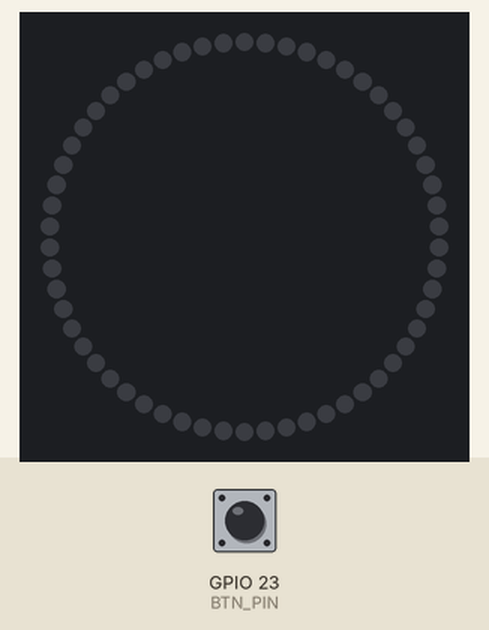
A sketch run on a simulated ESP32. On the bench: 58 RGB LEDs in a ring, first at the top, clockwise. The test bench sets the inputs (shaded band); at power-on: GPIO 23 (BTN_PIN) LOW. Dim RGB values are drawn brighter than linear.

Above: at 1.2 s.
1.3 s: GPIO 23 (BTN_PIN) pulled HIGH for 0.15 s
At 1.6 s:
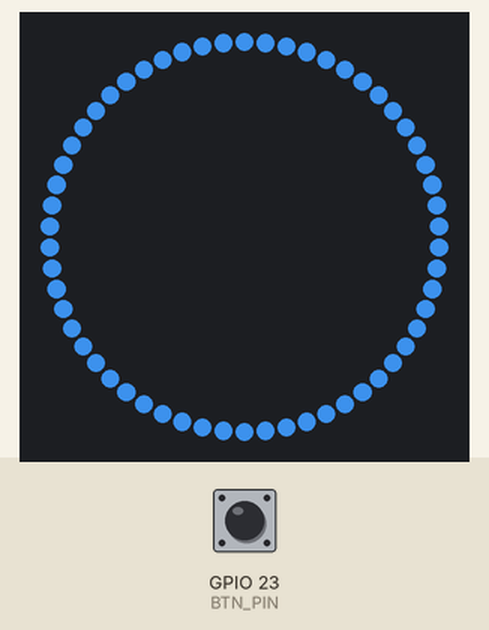
2.9 s: GPIO 23 (BTN_PIN) pulled HIGH for 1 s
At 3.05 s:
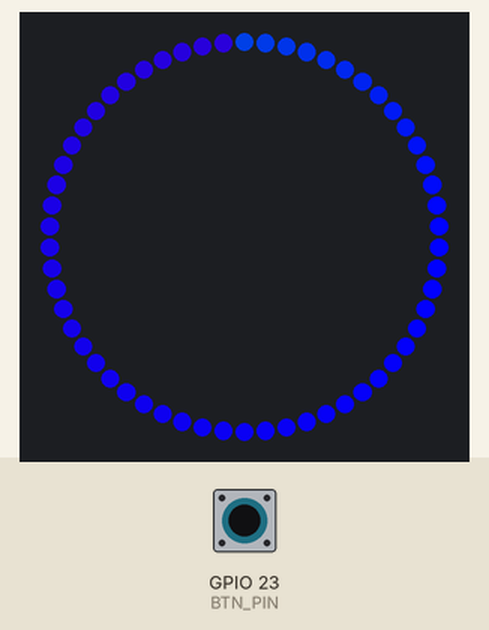
4.5 s: GPIO 23 (BTN_PIN) pulled HIGH for 0.15 s
At 5.2 s:
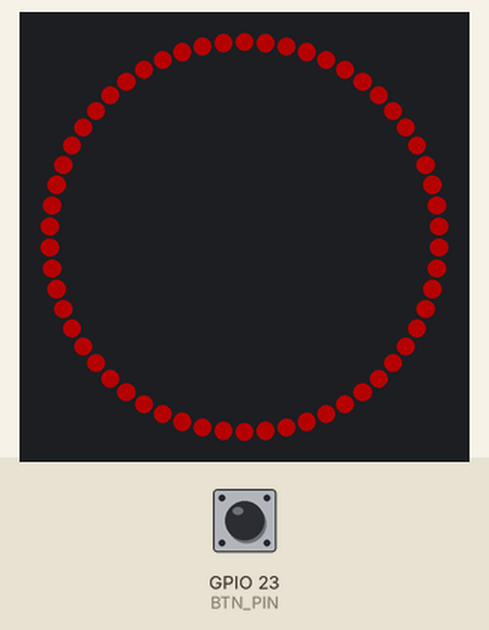
6.1 s: GPIO 23 (BTN_PIN) pulled HIGH for 3.2 s
At 6.55 s:
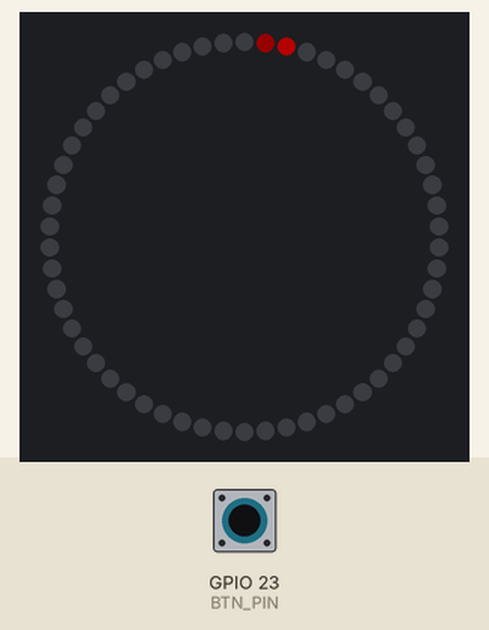
9.9 s: GPIO 23 (BTN_PIN) pulled HIGH for 0.15 s
10.6 s: GPIO 23 (BTN_PIN) pulled HIGH for 1 s
At 10.93 s:
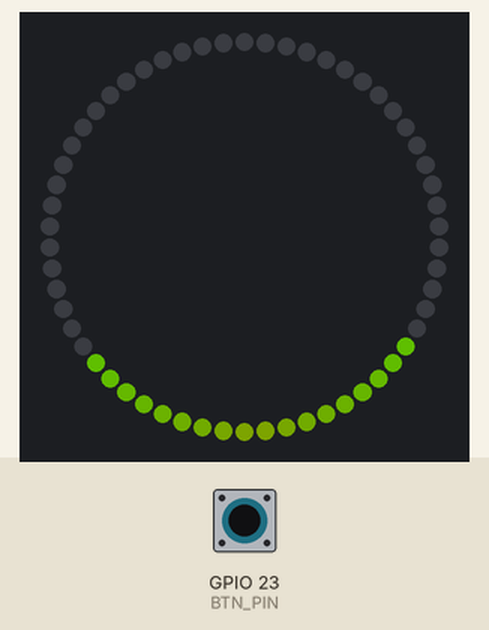
Timing chart, 0 to 13.6 s (numbered marks = the images above; inputs shaded):
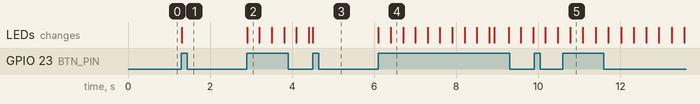

The sketch:

ESP_LED_Lamp.ino
```cpp
#include <FastLED.h>

#define LED_PIN 27
#define LED_NUM 58
#define BTN_PIN 23
#define POT_COLOR 25

#define EFFECTS_NUM 6

volatile int mode = -1;
int brightness = 255;
int speed = 10;

int beatsinCorrection = -65536 / 4;

CRGB leds[LED_NUM];

unsigned long lastPressTime = 0;
#define debounceTime 500

void IRAM_ATTR ModeSwitch() {
  unsigned long now = millis();
  if (now - lastPressTime > debounceTime) {
    mode++;
    if (mode > EFFECTS_NUM) {
      mode = -1;
    }
    lastPressTime = now;
  }
}

int readColor()
{
  int read = analogRead(POT_COLOR);
  return map(read, 0, 4095, 0, 255);
}

void setup() {
  pinMode(LED_PIN, OUTPUT);
  FastLED.addLeds<NEOPIXEL, LED_PIN>(leds, LED_NUM);
  FastLED.setBrightness(brightness);
  FastLED.setTemperature(ClearBlueSky);
  FastLED.setCorrection(TypicalPixelString);
  ResetLED();

  pinMode(BTN_PIN, INPUT);
  attachInterrupt(BTN_PIN, ModeSwitch, RISING);

  pinMode(POT_COLOR, INPUT);
}

void loop() {
  switch(mode)
  {
    case -1:
    // Turn off
      ResetLED();
      break;
    case 0:
      Lamp();
      break;
    case 1:
      Rainbow();
      break;
    case 2:
      ColorLamp();
      break;
    case 3:
      Line();
      break;
    case 4:
      LineRainbow();
      break;
    case 5:
      Pulse();
      break;
    case 6:
      Breath();
      break;
  }
  FastLED.show();
}

void ResetLED() {
  fill_solid(leds, LED_NUM, CRGB(0, 0, 0));
}

// Basic white light
void Lamp()
{
  fill_solid(leds, LED_NUM, CHSV(100, 0, 225));
}

//
void Rainbow()
{
  fill_rainbow(leds, LED_NUM, millis() / (2 * speed), 1);
}

// User defined color by potentiometer
void ColorLamp()
{
  // fill_solid(leds, LED_NUM, CHSV(readColor(), 255, brightness));
  fill_solid(leds, LED_NUM, CHSV(0, 255, brightness));
}

// Single color line traveling from side to side
void Line()
{
  int pos = beatsin16(speed, 0, LED_NUM - 1, 0, beatsinCorrection);
  fadeToBlackBy(leds, LED_NUM, speed);
  // leds[pos] = CHSV(readColor(), 255, brightness);
  leds[pos] = CHSV(0, 255, brightness);
}

// Rainbow line traveling from side to side
void LineRainbow()
{
  int pos = beatsin16(speed, 0, LED_NUM - 1, 0, beatsinCorrection);
  fadeToBlackBy(leds, LED_NUM, speed);
  leds[pos] = CHSV(millis() / (2 * speed), 255, brightness);
}

// Two lines traveling from the center to the sides
void Pulse(){
  int j = (LED_NUM / 2)-1;
  for (uint8_t i = LED_NUM / 2; i < LED_NUM; i++) {
    leds[i] = CHSV(millis() / 10, 255, brightness);
    leds[j] = CHSV(millis() / 10, 255, brightness);
    j--;
    fadeToBlackBy(leds, LED_NUM, speed);
    FastLED.show();
    delay(20);
  }
}

// Brightness decreasing and increasing
void Breath()
{
  float breath = beatsin16(speed, 64, 255, 0, beatsinCorrection);
  // fill_solid(leds, LED_NUM, CHSV(readColor(), 255, breath));
  fill_solid(leds, LED_NUM, CHSV(0, 255, breath));
}
```

Measured:
- after the input at 1.3 s, the LEDs: change at once (image 1)
- after the input at 2.9 s, the LEDs: change at once (image 2)
- after the input at 4.5 s, the LEDs: change at once (image 3)
- after the input at 10.6 s, the LEDs: change after 0.18 s (image 5)
